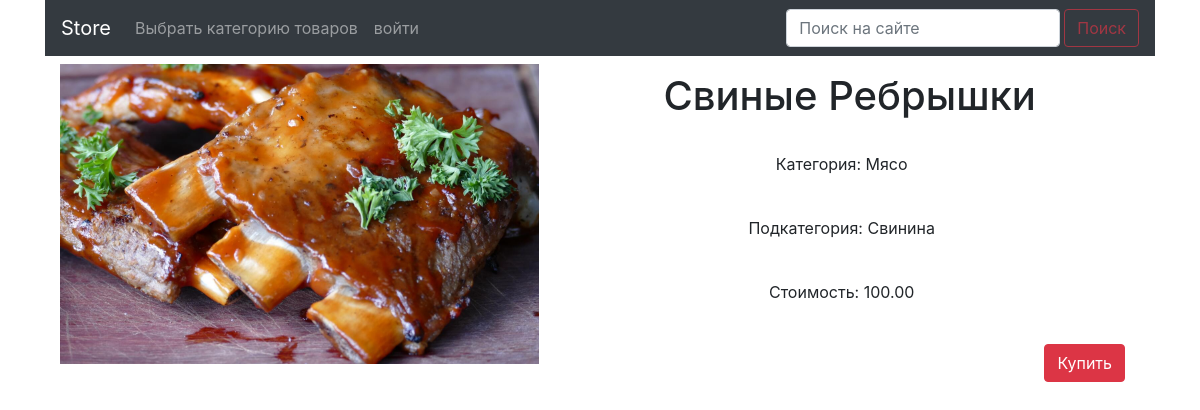
The app's page /product/svinye-rebryshki/ with its own data.
### store/models.py (models this page shows, shortened)
class Product(models.Model):
    subcategory = models.ForeignKey(SubCategory, on_delete=models.CASCADE)
    name = models.CharField(verbose_name='имя', max_length=256, unique=True)
    slug = models.SlugField(verbose_name='slug-имя', max_length=256, null=False, unique=True)
    image = models.ImageField(upload_to='product_img', blank=True)
    description = models.TextField(verbose_name='описание продукта', blank=True, null=True)
    price = models.DecimalField(verbose_name='цена', max_digits=8, decimal_places=2, default=0)
    availability = models.PositiveIntegerField(verbose_name='количество свободного товара', default=0)

class SubCategory(models.Model):
    category = models.ForeignKey(Category, on_delete=models.CASCADE)
    name = models.CharField(verbose_name='имя', max_length=256, unique=True)
    slug = models.SlugField(verbose_name='slug-имя', max_length=256, null=False, unique=True)
    image = models.ImageField(upload_to='subcategory_img', blank=True)
    description = models.TextField(verbose_name='описание подкатегории', blank=True, null=True)
    def __str__(self):
        return self.name

class Category(models.Model):
    name = models.CharField(verbose_name='имя', max_length=256, unique=True)
    slug = models.SlugField(verbose_name='slug-имя', max_length=256, null=False, unique=True)
    image = models.ImageField(upload_to='category_img', blank=True)
    description = models.TextField(verbose_name='описание категории', blank=True, null=True)
    def __str__(self):
        return self.name

### store/views.py (the view)
# urls.py: path('product/<slug:slug>/', store.ProductDetailView.as_view(), name='product_detail'),
class ProductDetailView(TemplateView):
    template_name = 'store/product_detail.html'
    def get_context_data(self, slug=None, **kwargs):
        context = super().get_context_data(slug=slug, **kwargs)
        context["product_object"] = get_object_or_404(store_models.Product, slug=slug)
        return context

### store/templates/store/product_detail.html
{% extends 'store/base.html' %}
{% load static %}
{% block content %}
    <div class="container-fluid">
        <div class="media">
            <img src="/media/{{ product_object.image }}"
                 class="img-fluid mt-2 col-lg-offset-4" alt="Responsive image"
                 style="height: 300px">
            <div class="ml-1 container-fluid">
                <div class="align-content-lg-between text-center">
                    <h1 class="mt-3 ml-3">{{ product_object.name|title }}</h1>
                    <br>
                    <p>Категория: {{ product_object.subcategory.category|title }}</p>
                    <br>
                    <p>Подкатегория: {{ product_object.subcategory|title }}</p>
                    <br>
                    <p>Стоимость: {{ product_object.price }}</p>
                    <br>
                </div>
                <div class="float-right">
                    <button class="btn  btn-danger ">
                        <a style="color: white; text-decoration: none"
                           href="{% url 'basket:add' product_object.pk %}">Купить</a>
                    </button>
                </div>
            </div>
        </div>
    </div>
{% endblock %}

### static/css/style.css (style rules this page uses)
* { margin: 0; padding: 0; }
body { font-family: 'Montserrat', sans-serif; }
html, body { height: 100%; }

### records on screen
Product: image (picture), name "Свиные Ребрышки", subcategory.category "Мясо", subcategory "Свинина", price "100.00"
